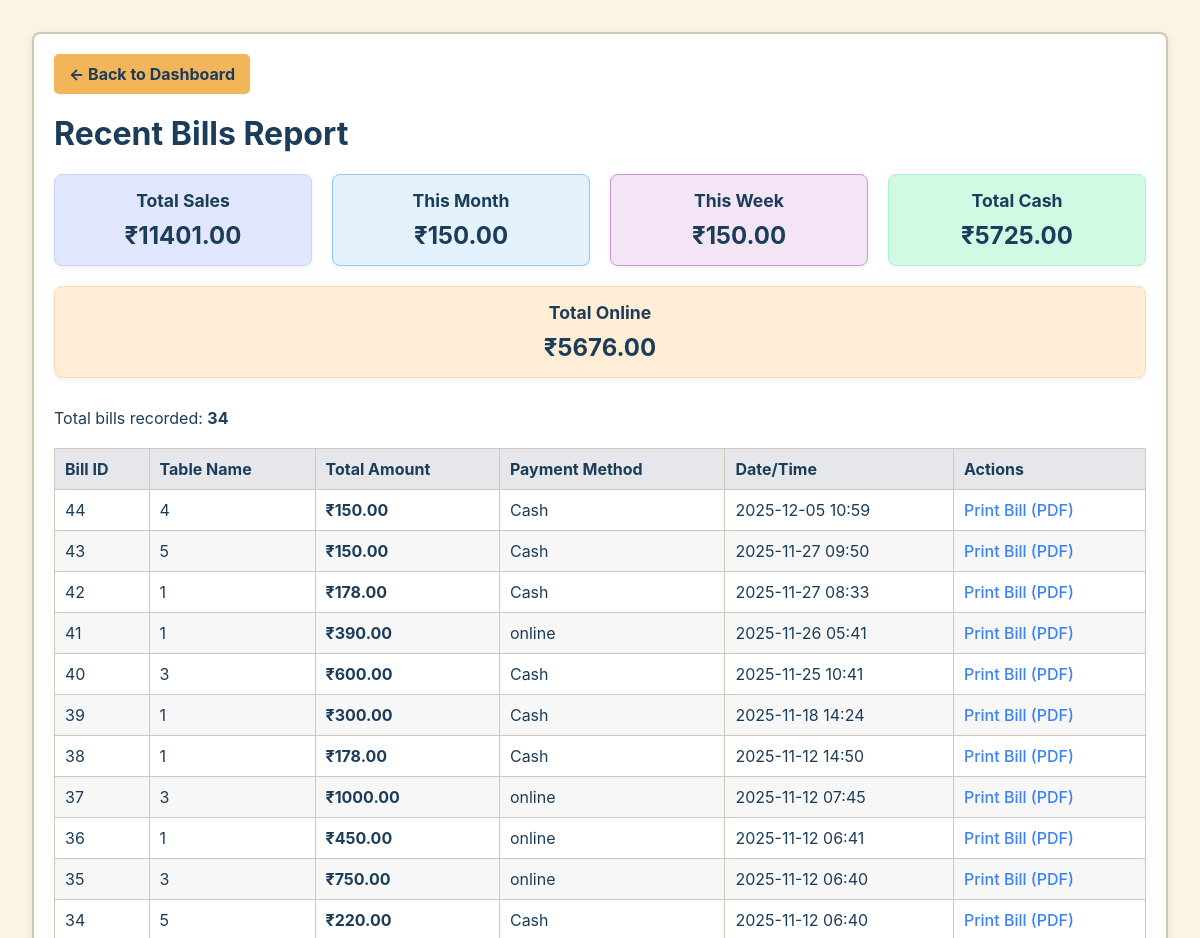
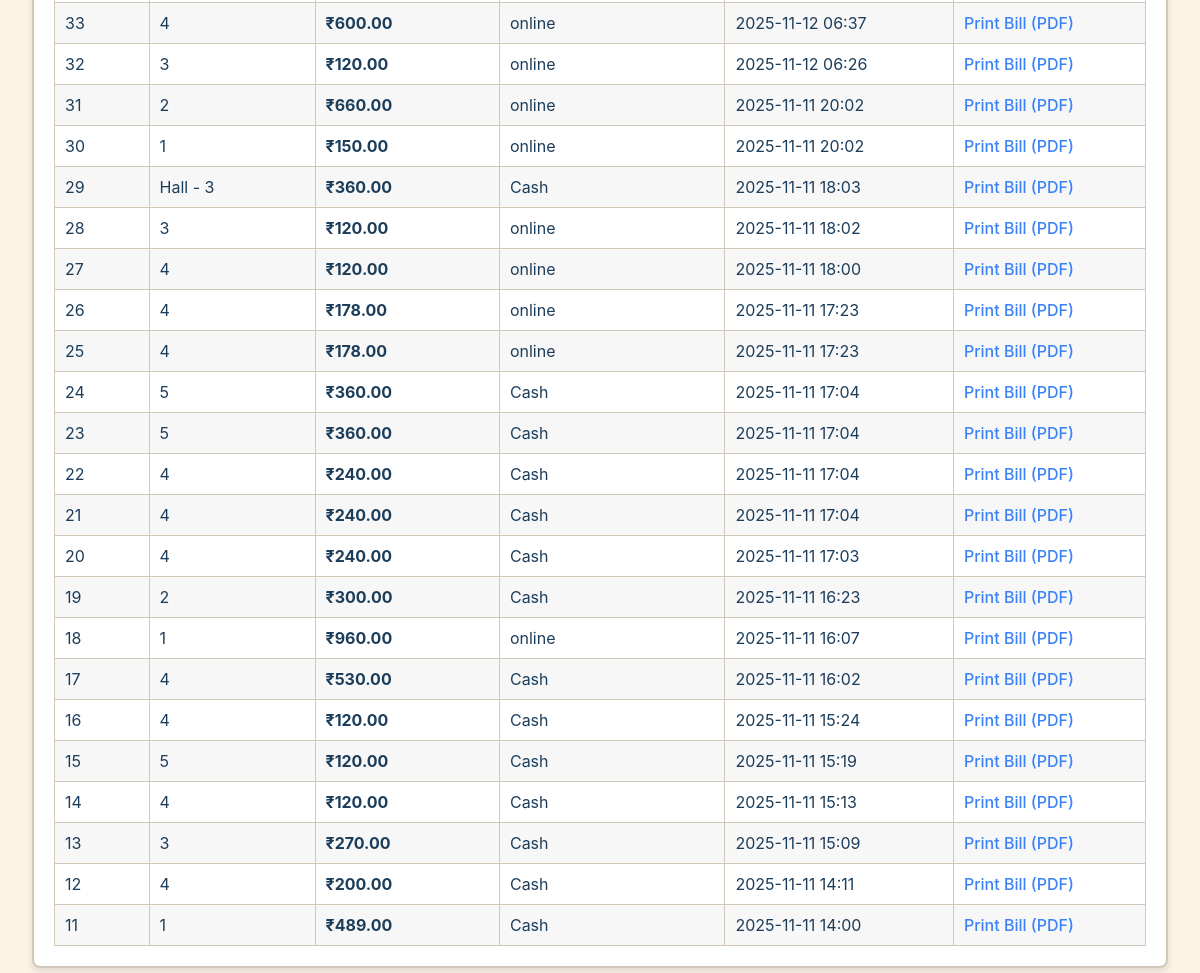
The app's page /reports/ (signed in) with its own data (2 pictures, top to bottom).
### myApp/models.py (models this page shows, shortened)
class Bill(models.Model):
    table = models.ForeignKey(Table, on_delete=models.SET_NULL, null=True, blank=True) # Link to the table if it exists
    table_name = models.CharField(max_length=100) # Store the table name as it was on the bill
    total_amount = models.DecimalField(max_digits=10, decimal_places=2)
    payment_method = models.CharField(max_length=50, blank=True, null=True)
    created_at = models.DateTimeField(auto_now_add=True)

### myApp/views.py (the view)
# urls.py: path('reports/', views.report_view, name='reports'),
@login_required(login_url='login')
def report_view(request):
    recent_bills = Bill.objects.order_by('-created_at').all()
    total_sales = recent_bills.aggregate(Sum('total_amount'))['total_amount__sum'] or 0
    total_cash = recent_bills.filter(payment_method__icontains='Cash').aggregate(Sum('total_amount'))['total_amount__sum'] or 0
    total_online = recent_bills.filter(payment_method__icontains='online').aggregate(Sum('total_amount'))['total_amount__sum'] or 0
    now = timezone.now()
    start_of_month = now.replace(day=1, hour=0, minute=0, second=0, microsecond=0)
    start_of_week = (now - timedelta(days=now.weekday())).replace(hour=0, minute=0, second=0, microsecond=0)
    total_monthly_sales = recent_bills.filter(created_at__gte=start_of_month).aggregate(Sum('total_amount'))['total_amount__sum'] or 0
    total_weekly_sales = recent_bills.filter(created_at__gte=start_of_week).aggregate(Sum('total_amount'))['total_amount__sum'] or 0
    context = {
        'recent_bills': recent_bills,
        'total_sales': total_sales,
        'total_cash': total_cash,
        'total_online': total_online,
        'total_monthly_sales': total_monthly_sales, # Pass to template
        'total_weekly_sales': total_weekly_sales,   # Pass to template
    }
    return render(request, 'report.html', context)

### myApp/templates/report.html (shortened to what this page needs)
<!DOCTYPE html>
<html lang="en">
<head>
</head>
<body>
    <div class="container">
    <a href="{% url 'index' %}" class="back-link" style="color: #1c3d5a;">← Back to Dashboard</a>
    <h1>Recent Bills Report</h1>
    <div class="summary-section">
        <div class="summary-card total">
            <h3>Total Sales</h3>
            <div class="amount">₹{{ total_sales|floatformat:2 }}</div>
        </div>
        <div class="summary-card" style="background-color: #e3f2fd; border-color: #90caf9;">
            <h3>This Month</h3>
            <div class="amount">₹{{ total_monthly_sales|floatformat:2 }}</div>
        </div>
        <div class="summary-card" style="background-color: #f3e5f5; border-color: #ce93d8;">
            <h3>This Week</h3>
            <div class="amount">₹{{ total_weekly_sales|floatformat:2 }}</div>
        </div>
        <div class="summary-card cash">
            <h3>Total Cash</h3>
            <div class="amount">₹{{ total_cash|floatformat:2 }}</div>
        </div>
        <div class="summary-card online">
            <h3>Total Online</h3>
            <div class="amount">₹{{ total_online|floatformat:2 }}</div>
        </div>
    </div>
        {% if recent_bills %}
        <p>Total bills recorded: <strong>{{ recent_bills.count }}</strong></p>
        <table>
            <thead>
                <tr>
                    <th>Bill ID</th>
                    <th>Table Name</th>
                    <th>Total Amount</th>
                    <th>Payment Method</th>
                    <th>Date/Time</th>
                    <th>Actions</th>
                </tr>
            </thead>
            <tbody>
                {% for bill in recent_bills %}
                <tr>
                    <td>{{ bill.id }}</td>
                    <td>{{ bill.table_name }}</td>
                    <td><strong style="color: #1c3d5a;">₹{{ bill.total_amount|floatformat:2 }}</strong></td>
                    <td>{{ bill.payment_method|default:"N/A" }}</td>
                    <td>{{ bill.created_at|date:"Y-m-d H:i" }}</td>
                    <td>
                        <a href="{% url 'print-bill' bill.id %}" target="_blank" class="print-link">Print Bill (PDF)</a>
                    </td>
                </tr>
                {% endfor %}
            </tbody>
        </table>
        {% else %}
        <p>No bills have been recorded yet.</p>
        {% endif %}
    </div>
</body>
</html>

### myApp/templates/report.html (style rules this page uses)
body { font-family: 'Inter', sans-serif; margin: 2em; background-color: #fbf3e4; color: #1c3d5a; }
h1 { color: #1c3d5a; margin-top: 0; }
table { width: 100%; border-collapse: collapse; margin-top: 20px; }
th, td { border: 1px solid #d1c8b9; padding: 10px; text-align: left; }
th { background-color: #e5e7eb; font-weight: 700; }
tr:nth-child(even) { background-color: #f7f7f7; }
.container { margin: 10px auto; max-width: 1200px; padding: 20px; border: 2px solid #d1c8b9; border-radius: 8px; box-shadow: 0 4px 8px rgba(0, 0, 0, 0.1); background-color: #ffffff; }
.back-link { margin-bottom: 20px; display: inline-block; padding: 10px 15px; background-color: #f3b55a; color: white; text-decoration: none; border-radius: 5px; font-weight: 700; transition: background-color 0.3s; }
.print-link { color: #3b82f6; text-decoration: none; font-weight: 500; }
.summary-section { display: flex; gap: 20px; margin-bottom: 30px; flex-wrap: wrap; }
.summary-card { flex: 1; min-width: 200px; background-color: #f3f4f6; border: 1px solid #d1c8b9; border-radius: 8px; padding: 15px; box-shadow: 0 2px 4px rgba(0,0,0,0.05); text-align: center; }
.summary-card h3 { margin: 0 0 10px 0; font-size: 1.1rem; color: #1c3d5a; }
.summary-card .amount { font-size: 1.5rem; font-weight: 700; color: #1c3d5a; }
.summary-card.total { background-color: #e0e7ff; border-color: #c7d2fe; }
.summary-card.cash { background-color: #d1fae5; border-color: #a7f3d0; }
.summary-card.online { background-color: #ffedd5; border-color: #fed7aa; }

### records on screen
Bill: id "44", table_name "4", total_amount "150.00", payment_method "Cash", created_at "2025-12-05 10:59"
Bill: id "43", table_name "5", total_amount "150.00", payment_method "Cash", created_at "2025-11-27 09:50"
Bill: id "42", table_name "1", total_amount "178.00", payment_method "Cash", created_at "2025-11-27 08:33"
Bill: id "41", table_name "1", total_amount "390.00", payment_method "online", created_at "2025-11-26 05:41"
Bill: id "40", table_name "3", total_amount "600.00", payment_method "Cash", created_at "2025-11-25 10:41"
Bill: id "39", table_name "1", total_amount "300.00", payment_method "Cash", created_at "2025-11-18 14:24"
Bill: id "38", table_name "1", total_amount "178.00", payment_method "Cash", created_at "2025-11-12 14:50"
Bill: id "37", table_name "3", total_amount "1000.00", payment_method "online", created_at "2025-11-12 07:45"
Bill: id "36", table_name "1", total_amount "450.00", payment_method "online", created_at "2025-11-12 06:41"
Bill: id "35", table_name "3", total_amount "750.00", payment_method "online", created_at "2025-11-12 06:40"
Bill: id "34", table_name "5", total_amount "220.00", payment_method "Cash", created_at "2025-11-12 06:40"
Bill: id "33", table_name "4", total_amount "600.00", payment_method "online", created_at "2025-11-12 06:37"
Bill: id "32", table_name "3", total_amount "120.00", payment_method "online", created_at "2025-11-12 06:26"
Bill: id "31", table_name "2", total_amount "660.00", payment_method "online", created_at "2025-11-11 20:02"
Bill: id "30", table_name "1", total_amount "150.00", payment_method "online", created_at "2025-11-11 20:02"
Bill: id "29", table_name "Hall - 3", total_amount "360.00", payment_method "Cash", created_at "2025-11-11 18:03"
Bill: id "28", table_name "3", total_amount "120.00", payment_method "online", created_at "2025-11-11 18:02"
Bill: id "27", table_name "4", total_amount "120.00", payment_method "online", created_at "2025-11-11 18:00"
Bill: id "26", table_name "4", total_amount "178.00", payment_method "online", created_at "2025-11-11 17:23"
Bill: id "25", table_name "4", total_amount "178.00", payment_method "online", created_at "2025-11-11 17:23"
Bill: id "24", table_name "5", total_amount "360.00", payment_method "Cash", created_at "2025-11-11 17:04"
Bill: id "23", table_name "5", total_amount "360.00", payment_method "Cash", created_at "2025-11-11 17:04"
Bill: id "22", table_name "4", total_amount "240.00", payment_method "Cash", created_at "2025-11-11 17:04"
Bill: id "21", table_name "4", total_amount "240.00", payment_method "Cash", created_at "2025-11-11 17:04"
Bill: id "20", table_name "4", total_amount "240.00", payment_method "Cash", created_at "2025-11-11 17:03"
Bill: id "19", table_name "2", total_amount "300.00", payment_method "Cash", created_at "2025-11-11 16:23"
Bill: id "18", table_name "1", total_amount "960.00", payment_method "online", created_at "2025-11-11 16:07"
Bill: id "17", table_name "4", total_amount "530.00", payment_method "Cash", created_at "2025-11-11 16:02"
Bill: id "16", table_name "4", total_amount "120.00", payment_method "Cash", created_at "2025-11-11 15:24"
Bill: id "15", table_name "5", total_amount "120.00", payment_method "Cash", created_at "2025-11-11 15:19"
Bill: id "14", table_name "4", total_amount "120.00", payment_method "Cash", created_at "2025-11-11 15:13"
Bill: id "13", table_name "3", total_amount "270.00", payment_method "Cash", created_at "2025-11-11 15:09"
Bill: id "12", table_name "4", total_amount "200.00", payment_method "Cash", created_at "2025-11-11 14:11"
Bill: id "11", table_name "1", total_amount "489.00", payment_method "Cash", created_at "2025-11-11 14:00"

### other values on screen
{{ total_sales|floatformat:2 }} "11401.00"
{{ total_monthly_sales|floatformat:2 }} "150.00"
{{ total_weekly_sales|floatformat:2 }} "150.00"
{{ total_cash|floatformat:2 }} "5725.00"
{{ total_online|floatformat:2 }} "5676.00"
{{ recent_bills.count }} "34"
